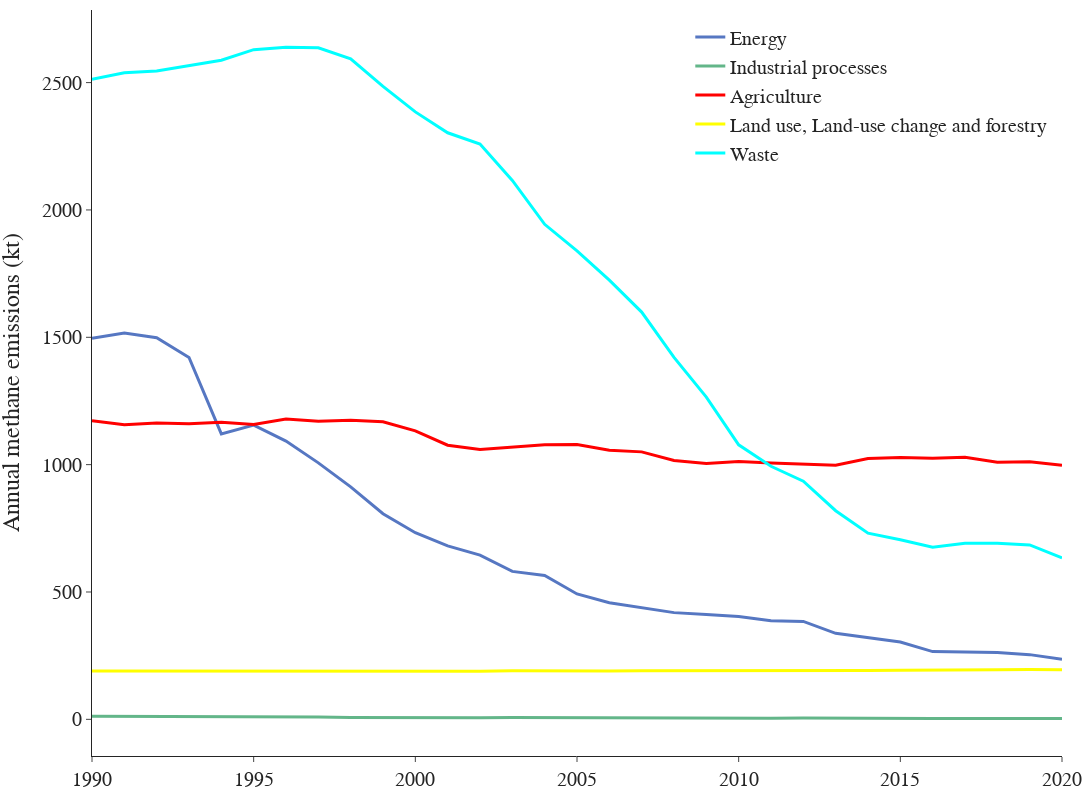

The notebook cell saved with this chart:
### Markdown cell above
Plot annual methane emmissions by sector

### Code cell
fig = go.Figure()

alpha = 0.6
color_1 = ["rgba(86, 119, 194, 1)", f"rgba(86, 119, 194, {alpha})"]
color_2 = ["rgba(99, 182, 137, 1)", f"rgba(99, 182, 137, {alpha})"]
color_3 = ["rgba(255, 0, 0, 1)", f"rgba(255, 0, 0, {alpha})"]
color_4 = ["rgba(255, 255, 0, 1)", f"rgba(255, 255, 0, {alpha})"]
color_5 = ["rgba(0, 255, 255, 1)", f"rgba(0, 255, 255, {alpha})"]

date_range = [1990, 1991, 1992, 1993, 1994, 1995, 1996, 1997, 1998, 1999, 2000, 2001, 2002, 2003,2004, 2005, 2006, 2007, 2008, 2009, 2010, 2011, 2012, 2013, 2014, 2015, 2016, 2017, 2018, 2019, 2020]
#date_range = ["2019-03-01", "2019-06-01"]

fig.add_trace(go.Scatter(
    x=date_range,
    y=dfCH4.loc["1. Energy"],
    mode='lines',
    line=dict(color=color_1[0], width=3.),
    showlegend=True,
    name="Energy",
    ))

fig.add_trace(go.Scatter(
    x=date_range,
    y=dfCH4.loc["2.  Industrial processes"],
    mode='lines',
    line=dict(color=color_2[0], width=3.),
    showlegend=True,
    name="Industrial processes",
    ))

fig.add_trace(go.Scatter(
    x=date_range,
    y=dfCH4.loc["3.  Agriculture"],
    mode='lines',
    line=dict(color=color_3[0], width=3.),
    showlegend=True,
    name="Agriculture",
    ))

fig.add_trace(go.Scatter(
    x=date_range,
    y=dfCH4.loc["4. Land use, land-use change and forestry"],
    mode='lines',
    line=dict(color=color_4[0], width=3.),
    showlegend=True,
    name="Land use, Land-use change and forestry",
    ))

fig.add_trace(go.Scatter(
    x=date_range,
    y=dfCH4.loc["5.  Waste"],
    mode='lines',
    line=dict(color=color_5[0], width=3.),
    showlegend=True,
    name="Waste",
    ))

fig.update_layout(
    yaxis_title="Annual methane emissions (kt)",
    template="simple_white",
    autosize=False,
    width=550*2,
    height=400*2,
    legend=dict(
        yanchor="top",
        y=0.99,
        xanchor="right",
        x=0.99,
        traceorder="normal"),
    margin=dict(l=55, r=10, t=10, b=40),
    # paper_bgcolor='rgba(0,0,0,0)',
    # plot_bgcolor='rgba(0,0,0,0)'
)


fig.layout.font.size=20
fig.layout.font.family="Arial"

fig.write_image("Annual_methane_emissions_by_sector.png")

fig.show()

### Figure 1 — Plotly figure (JSON) as saved in the notebook; plotly's stock layout.template omitted (floating-point values rounded to 4 significant figures)
{"data": [{"line": {"color": "rgba(86, 119, 194, 1)", "width": 3}, "mode": "lines", "name": "Energy", "showlegend": true, "type": "scatter", "x": [1990, 1991, 1992, 1993, 1994, 1995, 1996, 1997, 1998, 1999, 2000, 2001, 2002, 2003, 2004, 2005, 2006, 2007, 2008, 2009, 2010, 2011, 2012, 2013, 2014, 2015, 2016, 2017, 2018, 2019, 2020], "y": [1496.0, 1517.0, 1498.0, 1421.0, 1121.0, 1155.0, 1093.0, 1007.0, 912.7, 807.4, 732.8, 680.8, 644.9, 580.9, 565.1, 492.3, 458.0, 437.4, 419.0, 412.1, 403.4, 387.2, 384.4, 337.8, 321.0, 303.8, 265.9, 263.1, 262.6, 254.0, 235.6]}, {"line": {"color": "rgba(99, 182, 137, 1)", "width": 3}, "mode": "lines", "name": "Industrial processes", "showlegend": true, "type": "scatter", "x": [1990, 1991, 1992, 1993, 1994, 1995, 1996, 1997, 1998, 1999, 2000, 2001, 2002, 2003, 2004, 2005, 2006, 2007, 2008, 2009, 2010, 2011, 2012, 2013, 2014, 2015, 2016, 2017, 2018, 2019, 2020], "y": [11.68, 11.36, 11.88, 11.32, 11.69, 9.678, 10.76, 9.44, 7.446, 6.531, 6.058, 5.896, 6.023, 6.778, 6.205, 5.373, 5.447, 5.805, 4.528, 4.862, 5.03, 4.54, 4.918, 5.214, 5.078, 3.359, 3.7, 3.262, 2.494, 3.392, 3.23]}, {"line": {"color": "rgba(255, 0, 0, 1)", "width": 3}, "mode": "lines", "name": "Agriculture", "showlegend": true, "type": "scatter", "x": [1990, 1991, 1992, 1993, 1994, 1995, 1996, 1997, 1998, 1999, 2000, 2001, 2002, 2003, 2004, 2005, 2006, 2007, 2008, 2009, 2010, 2011, 2012, 2013, 2014, 2015, 2016, 2017, 2018, 2019, 2020], "y": [1172.0, 1157.0, 1163.0, 1161.0, 1166.0, 1158.0, 1179.0, 1171.0, 1174.0, 1169.0, 1133.0, 1076.0, 1060.0, 1069.0, 1078.0, 1079.0, 1057.0, 1050.0, 1016.0, 1005.0, 1012.0, 1006.0, 1003.0, 997.9, 1024.0, 1028.0, 1025.0, 1029.0, 1009.0, 1011.0, 997.7]}, {"line": {"color": "rgba(255, 255, 0, 1)", "width": 3}, "mode": "lines", "name": "Land use, Land-use change and forestry", "showlegend": true, "type": "scatter", "x": [1990, 1991, 1992, 1993, 1994, 1995, 1996, 1997, 1998, 1999, 2000, 2001, 2002, 2003, 2004, 2005, 2006, 2007, 2008, 2009, 2010, 2011, 2012, 2013, 2014, 2015, 2016, 2017, 2018, 2019, 2020], "y": [189.7, 189.6, 189.2, 189.1, 188.8, 189.2, 188.7, 188.7, 188.3, 188.0, 188.7, 188.9, 189.1, 190.3, 189.5, 190.0, 189.9, 190.6, 190.4, 190.4, 191.3, 191.9, 191.5, 192.0, 191.3, 192.5, 192.7, 192.6, 194.6, 196.1, 195.1]}, {"line": {"color": "rgba(0, 255, 255, 1)", "width": 3}, "mode": "lines", "name": "Waste", "showlegend": true, "type": "scatter", "x": [1990, 1991, 1992, 1993, 1994, 1995, 1996, 1997, 1998, 1999, 2000, 2001, 2002, 2003, 2004, 2005, 2006, 2007, 2008, 2009, 2010, 2011, 2012, 2013, 2014, 2015, 2016, 2017, 2018, 2019, 2020], "y": [2513.0, 2538.0, 2545.0, 2568.0, 2588.0, 2629.0, 2639.0, 2637.0, 2594.0, 2485.0, 2385.0, 2303.0, 2259.0, 2116.0, 1944.0, 1839.0, 1724.0, 1599.0, 1421.0, 1265.0, 1078.0, 993.7, 934.8, 819.1, 731.0, 705.4, 675.9, 691.1, 690.9, 684.7, 633.9]}], "layout": {"autosize": false, "font": {"family": "Arial", "size": 20}, "height": 800, "legend": {"traceorder": "normal", "x": 0.99, "xanchor": "right", "y": 0.99, "yanchor": "top"}, "margin": {"b": 40, "l": 55, "r": 10, "t": 10}, "width": 1100, "xaxis": {"autorange": true, "range": [1990, 2020], "type": "linear"}, "yaxis": {"autorange": true, "range": [-144.0, 2785.0], "title": {"text": "Annual methane emissions (kt)"}, "type": "linear"}}}
